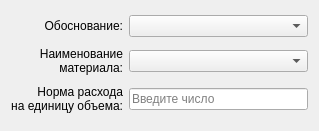
<?xml version="1.0" encoding="UTF-8"?>
<ui version="4.0">
 <class>Dialog</class>
 <widget class="QDialog" name="Dialog">
  <property name="geometry">
   <rect>
    <x>0</x>
    <y>0</y>
    <width>319</width>
    <height>131</height>
   </rect>
  </property>
  <property name="windowTitle">
   <string>Назначение материала</string>
  </property>
  <layout class="QGridLayout" name="gridLayout">
   <item row="1" column="0">
    <widget class="QLabel" name="label_2">
     <property name="text">
      <string>Наименование
материала:</string>
     </property>
     <property name="alignment">
      <set>Qt::AlignRight|Qt::AlignTrailing|Qt::AlignVCenter</set>
     </property>
    </widget>
   </item>
   <item row="0" column="0">
    <widget class="QLabel" name="label">
     <property name="text">
      <string>Обоснование:</string>
     </property>
     <property name="alignment">
      <set>Qt::AlignRight|Qt::AlignTrailing|Qt::AlignVCenter</set>
     </property>
    </widget>
   </item>
   <item row="0" column="1">
    <widget class="QComboBox" name="comWork"/>
   </item>
   <item row="2" column="1">
    <widget class="QLineEdit" name="inpVal">
     <property name="placeholderText">
      <string>Введите число</string>
     </property>
    </widget>
   </item>
   <item row="1" column="1">
    <widget class="QComboBox" name="comMat"/>
   </item>
   <item row="2" column="0">
    <widget class="QLabel" name="label_3">
     <property name="text">
      <string>Норма расхода
на единицу объема:</string>
     </property>
     <property name="alignment">
      <set>Qt::AlignRight|Qt::AlignTrailing|Qt::AlignVCenter</set>
     </property>
    </widget>
   </item>
  </layout>
 </widget>
 <resources/>
 <connections/>
</ui>
